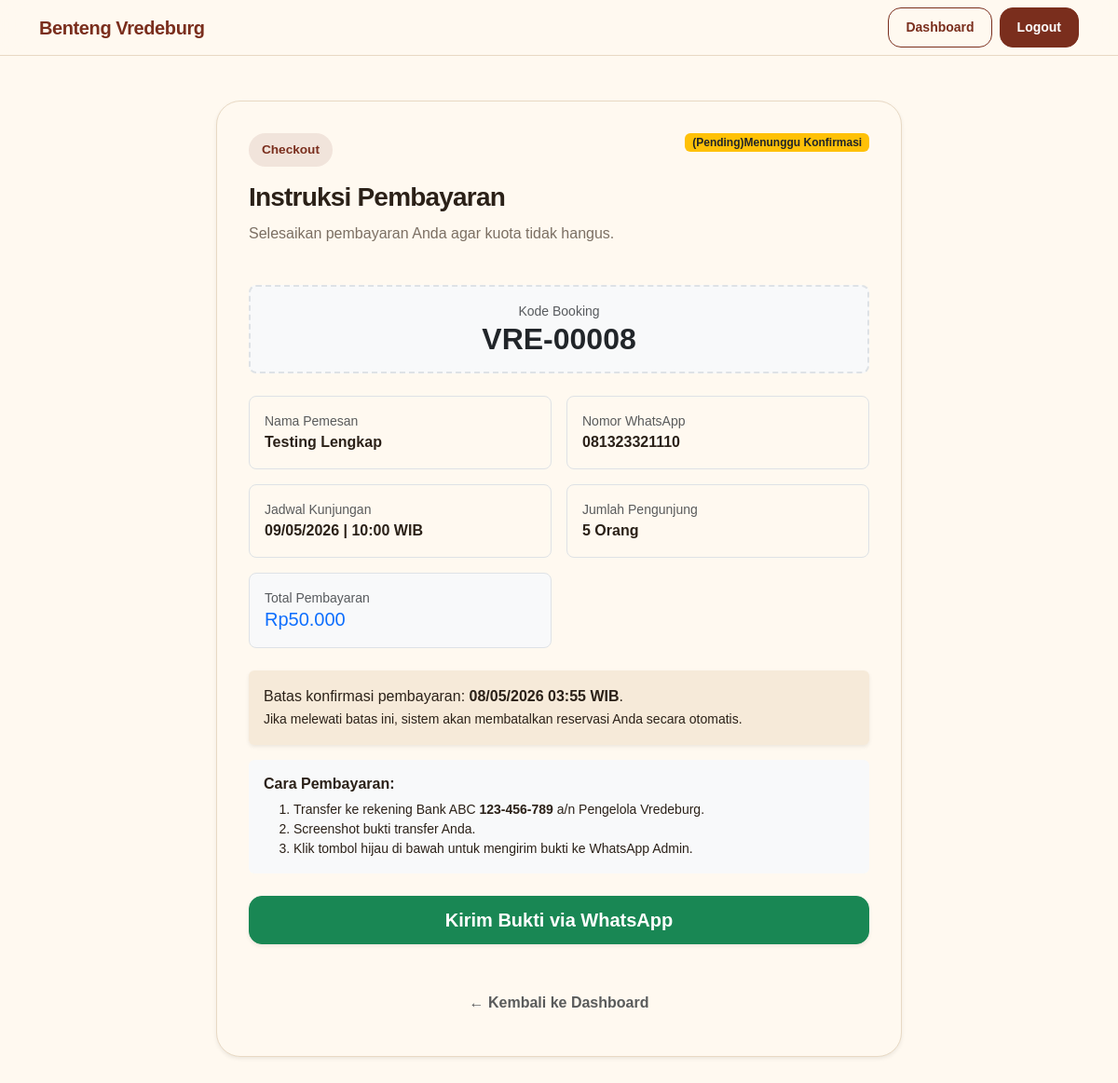
The page /user/payment_instruction.php?id=8 (signed in) on the database its author committed.
### tables this page shows
CREATE TABLE `reservations` (
  `id_reservasi` int(11) NOT NULL,
  `id_user` int(11) NOT NULL,
  `no_telepon` varchar(20) DEFAULT NULL,
  `tgl_kunjungan` date NOT NULL,
  `jam_kunjungan` time NOT NULL,
  `jumlah_orang` int(11) NOT NULL,
  `total_harga` decimal(10,2) NOT NULL,
  `status` enum('pending','confirmed','canceled') DEFAULT 'pending',
  `created_at` timestamp NOT NULL DEFAULT current_timestamp(),
  `created_by` varchar(50) NOT NULL,
  `updated_at` timestamp NULL DEFAULT NULL ON UPDATE current_timestamp(),
  `updated_by` varchar(50) DEFAULT NULL,
  `is_deleted` tinyint(1) DEFAULT 0,
  `deleted_at` timestamp NULL DEFAULT NULL,
  `deleted_by` varchar(50) DEFAULT NULL
);

CREATE TABLE `users` (
  `id_user` int(11) NOT NULL,
  `nama_lengkap` varchar(100) NOT NULL,
  `email` varchar(100) NOT NULL,
  `password` varchar(255) NOT NULL,
  `role` enum('admin','user') NOT NULL DEFAULT 'user',
  `created_at` timestamp NOT NULL DEFAULT current_timestamp(),
  `created_by` varchar(50) DEFAULT 'system',
  `updated_at` timestamp NULL DEFAULT NULL ON UPDATE current_timestamp(),
  `updated_by` varchar(50) DEFAULT NULL,
  `is_deleted` tinyint(1) DEFAULT 0,
  `deleted_at` timestamp NULL DEFAULT NULL,
  `deleted_by` varchar(50) DEFAULT NULL
);

### config/functions.php (called while the page is built, shortened)
<?php
function e($value) {
    return htmlspecialchars($value ?? '', ENT_QUOTES, 'UTF-8');
}
function rupiah($number) {
    return 'Rp' . number_format((int) $number, 0, ',', '.');
}
function statusLabel($status) {
    $labels = [
        'pending'   => '(Pending)Menunggu Konfirmasi',
        'confirmed' => '(Confirmed)Sudah Bayar / Valid',
        'canceled'  => '(Canceled)Dibatalkan'
    ];
    return $labels[$status] ?? $status;
}
function statusBadgeClass($status) {
    $classes = [
        'pending'   => 'badge bg-warning text-dark',
        'confirmed' => 'badge bg-success',
        'canceled'  => 'badge bg-danger'
    ];
    return $classes[$status] ?? 'badge bg-light text-dark';
}

### user/payment_instruction.php (the view, shortened to what this page needs)
<?php
require_once "../config/koneksi.php";
require_once "../config/functions.php";
$id = (int) ($_GET['id'] ?? 0);
$userId = currentUserId();
$stmt = $pdo->prepare("
    SELECT
        r.*,
        u.nama_lengkap,
        u.email
    FROM reservations r
    JOIN users u ON u.id_user = r.id_user
    WHERE r.id_reservasi = ?
    AND r.id_user = ?
    AND r.is_deleted = 0
    LIMIT 1
");
$stmt->execute([$id, $userId]);
$reservation = $stmt->fetch();
$bookingCode = 'VRE-' . str_pad($reservation['id_reservasi'], 5, '0', STR_PAD_LEFT);
$deadline = date('d/m/Y H:i', strtotime($reservation['created_at'] . ' +2 hours'));
$message = "Halo Admin, saya ingin konfirmasi pembayaran untuk reservasi:\n\n"
    . "*Nama:* " . $reservation['nama_lengkap'] . "\n"
    . "*Kode Booking:* " . $bookingCode . "\n"
    . "*Tanggal:* " . date('d/m/Y', strtotime($reservation['tgl_kunjungan'])) . "\n"
    . "*Jam:* " . substr($reservation['jam_kunjungan'], 0, 5) . " WIB\n"
    . "*Jumlah:* " . $reservation['jumlah_orang'] . " orang\n"
    . "*Total:* " . rupiah($reservation['total_harga']) . "\n\n"
    . "Mohon untuk segera divalidasi. Terima kasih.";
$waLink = "https://wa.me/" . ADMIN_WHATSAPP . "?text=" . urlencode($message);
?>
<!DOCTYPE html>
<html lang="id">
<head>
    <link href="https://cdn.jsdelivr.net/npm/bootstrap@5.3.3/dist/css/bootstrap.min.css" rel="stylesheet">
    <link href="../assets/css/style.css" rel="stylesheet">
</head>
<body class="app-body">
<nav class="navbar navbar-expand-lg navbar-vredeburg sticky-top">
    <div class="container">
        <a class="navbar-brand fw-bold" href="../index.php">Benteng Vredeburg</a>
        <div class="d-flex gap-2">
            <a href="dashboard.php" class="btn btn-outline-heritage btn-sm">Dashboard</a>
            <a href="../logout.php" class="btn btn-heritage btn-sm">Logout</a>
        </div>
    </div>
</nav>
<main class="py-5">
    <div class="container">
        <div class="row justify-content-center">
            <div class="col-lg-8">
                <div class="card-panel shadow-sm">
                    <div class="d-flex flex-wrap justify-content-between align-items-start gap-3 mb-4">
                        <div>
                            <span class="section-badge mb-3">Checkout</span>
                            <h1 class="h3 fw-bold section-title">Instruksi Pembayaran</h1>
                            <p class="text-muted-custom">Selesaikan pembayaran Anda agar kuota tidak hangus.</p>
                        </div>
                        <span class="<?= statusBadgeClass($reservation['status']); ?>">
                            <?= statusLabel($reservation['status']); ?>
                        </span>
                    </div>
                    <div class="p-3 mb-4 text-center rounded-3" style="background: #f8f9fa; border: 2px dashed #dee2e6;">
                        <span class="text-muted small d-block">Kode Booking</span>
                        <h2 class="fw-bold text-dark mb-0"><?= e($bookingCode); ?></h2>
                    </div>
                    <div class="row g-3 mb-4">
                        <div class="col-md-6">
                            <div class="p-3 border rounded-3">
                                <span class="text-muted small d-block">Nama Pemesan</span>
                                <strong><?= e($reservation['nama_lengkap']); ?></strong>
                            </div>
                        </div>
                        <div class="col-md-6">
                            <div class="p-3 border rounded-3">
                                <span class="text-muted small d-block">Nomor WhatsApp</span>
                                <strong><?= e($reservation['no_telepon']); ?></strong>
                            </div>
                        </div>
                        <div class="col-md-6">
                            <div class="p-3 border rounded-3">
                                <span class="text-muted small d-block">Jadwal Kunjungan</span>
                                <strong><?= date('d/m/Y', strtotime($reservation['tgl_kunjungan'])); ?> | <?= substr($reservation['jam_kunjungan'], 0, 5); ?> WIB</strong>
                            </div>
                        </div>
                        <div class="col-md-6">
                            <div class="p-3 border rounded-3">
                                <span class="text-muted small d-block">Jumlah Pengunjung</span>
                                <strong><?= $reservation['jumlah_orang']; ?> Orang</strong>
                            </div>
                        </div>
                        <div class="col-md-6">
                            <div class="p-3 border rounded-3 bg-light">
                                <span class="text-muted small d-block">Total Pembayaran</span>
                                <strong class="text-primary h5 mb-0"><?= rupiah($reservation['total_harga']); ?></strong>
                            </div>
                        </div>
                    </div>
                    <?php if ($reservation['status'] === 'pending'): ?>
                        <div class="alert alert-warning border-0 shadow-sm">
                            <i class="bi bi-clock-history"></i> Batas konfirmasi pembayaran:
                            <strong><?= e($deadline); ?> WIB</strong>.
                            <br><small>Jika melewati batas ini, sistem akan membatalkan reservasi Anda secara otomatis.</small>
                        </div>
                        <div class="card card-body bg-light border-0 mb-4">
                            <h6 class="fw-bold">Cara Pembayaran:</h6>
                            <ol class="small mb-0">
                                <li>Transfer ke rekening Bank ABC <strong>123-456-789</strong> a/n Pengelola Vredeburg.</li>
                                <li>Screenshot bukti transfer Anda.</li>
                                <li>Klik tombol hijau di bawah untuk mengirim bukti ke WhatsApp Admin.</li>
                            </ol>
                        </div>
                        <a href="<?= e($waLink); ?>" target="_blank" class="btn btn-success btn-lg w-100 mb-3 shadow-sm">
                            Kirim Bukti via WhatsApp
                        </a>
                    <?php elseif ($reservation['status'] === 'confirmed'): ?>
                        <div class="alert alert-success py-3 border-0">
                            <strong>Pembayaran Berhasil!</strong> Tiket Anda sudah valid. Silakan tunjukkan Kode Booking di atas saat tiba di lokasi.
                        </div>
                    <?php elseif ($reservation['status'] === 'canceled'): ?>
                        <div class="alert alert-danger py-3 border-0">
                            <strong>Reservasi Dibatalkan.</strong> Waktu pembayaran telah habis atau reservasi ini telah dibatalkan.
                        </div>
                    <?php endif; ?>
                    <div class="mt-4 text-center">
                        <a href="dashboard.php" class="btn btn-link text-decoration-none text-muted">
                            &larr; Kembali ke Dashboard
                        </a>
                    </div>
                </div>
            </div>
        </div>
    </div>
</main>
</body>
</html>

### assets/css/style.css (style rules this page uses)
:root { --color-brick: #7A2E1D; --color-brick-dark: #4F1F14; --color-brown-dark: #2B2118; --color-cream: #F8F0E3; --color-paper: #FFF9F0; --color-gold: #C89B5C; --color-green: #2F6B4F; --color-muted: #7B6F63; --color-border: #E8D9C4; --shadow-soft: 0 18px 45px rgba(43, 33, 24, 0.10); --shadow-strong: 0 24px 70px rgba(43, 33, 24, 0.25); }
* { box-sizing: border-box; }
body { font-family: Arial, Helvetica, sans-serif; color: var(--color-brown-dark); background-color: var(--color-paper); }
a { text-decoration: none; }
.navbar-vredeburg { background-color: rgba(255, 249, 240, 0.94); border-bottom: 1px solid var(--color-border); backdrop-filter: blur(14px); }
.navbar-brand { color: var(--color-brick) !important; letter-spacing: -0.4px; }
.section-badge { display: inline-flex; align-items: center; width: fit-content; padding: 8px 14px; border-radius: 999px; background: rgba(122, 46, 29, 0.10); color: var(--color-brick); font-size: 0.85rem; font-weight: 700; }
.section-title { color: var(--color-brown-dark); font-weight: 800; letter-spacing: -0.8px; }
.text-muted-custom { color: var(--color-muted); line-height: 1.8; }
.btn { border-radius: 14px; font-weight: 700; padding: 10px 18px; }
.btn-heritage { background-color: var(--color-brick); border: 1px solid var(--color-brick); color: #ffffff; }
.btn-outline-heritage { border: 1px solid var(--color-brick); color: var(--color-brick); background: transparent; }
.alert-warning { background-color: rgba(200, 155, 92, 0.16); border-color: rgba(200, 155, 92, 0.35); color: var(--color-brown-dark); }
.card-panel { background: var(--color-paper); border: 1px solid var(--color-border); border-radius: 26px; padding: 34px; box-shadow: var(--shadow-soft); }

### rows shown on the page
reservations: status "(Pending)Menunggu Konfirmasi", id_reservasi "VRE-00008", id_user.nama_lengkap "Testing Lengkap", no_telepon "081323321110", tgl_kunjungan "09/05/2026", jam_kunjungan "10:00", jumlah_orang "5", total_harga "Rp50.000", created_at "08/05/2026 03:55"
